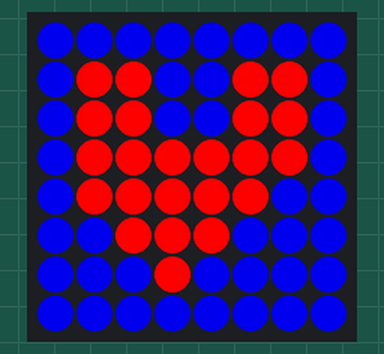
This program was run on a simulated Raspberry Pi (BCM pin numbers) with a Sense HAT. On the bench: the Sense HAT's 8×8 RGB LED matrix.

Above: at 0.1 s.

The program:

heart.py
```python
from sense_hat import SenseHat
import time
import sys
import signal


R = [255,0,0]
B = [0,0,200]

heart = [
B, B, B, B, B, B, B, B,
B, R, R, B, B, R, R, B,
B, R, R, B, B, R, R, B,
B, R, R, R, R, R, R, B,
B, R, R, R, R, R, B, B,
B, B, R, R, R, B, B, B,
B, B, B, R, B, B, B, B,
B, B, B, B, B, B, B, B
]

sense = SenseHat()

def signal_handler(my_signal, temp):
   sense.clear()
   sys.exit(0)


signal.signal(signal.SIGINT, signal_handler)
sense.set_rotation(180)
sense.set_pixels(heart)
time.sleep(300)
sense.clear(0,0,0)
```
